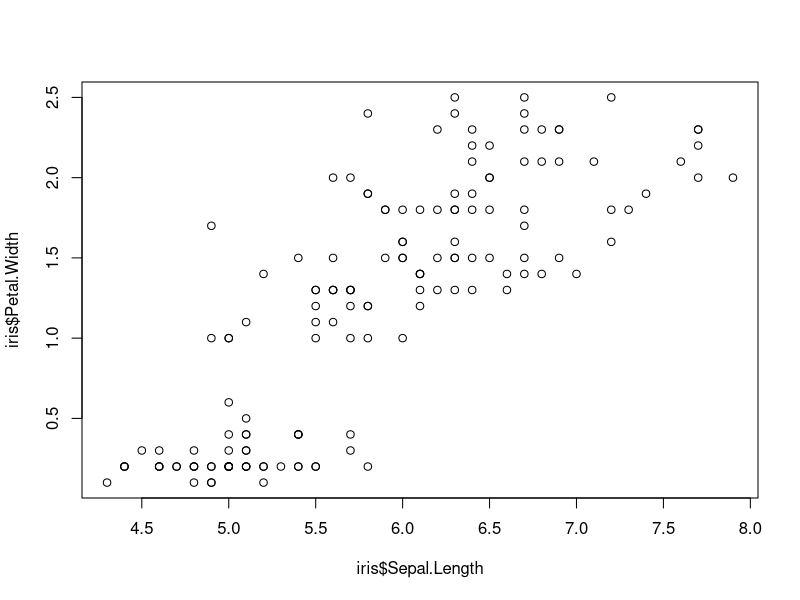
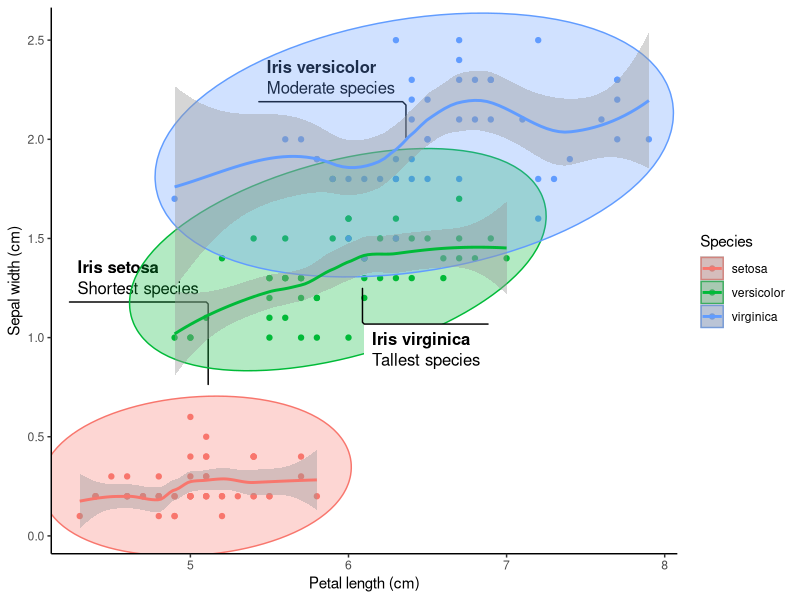
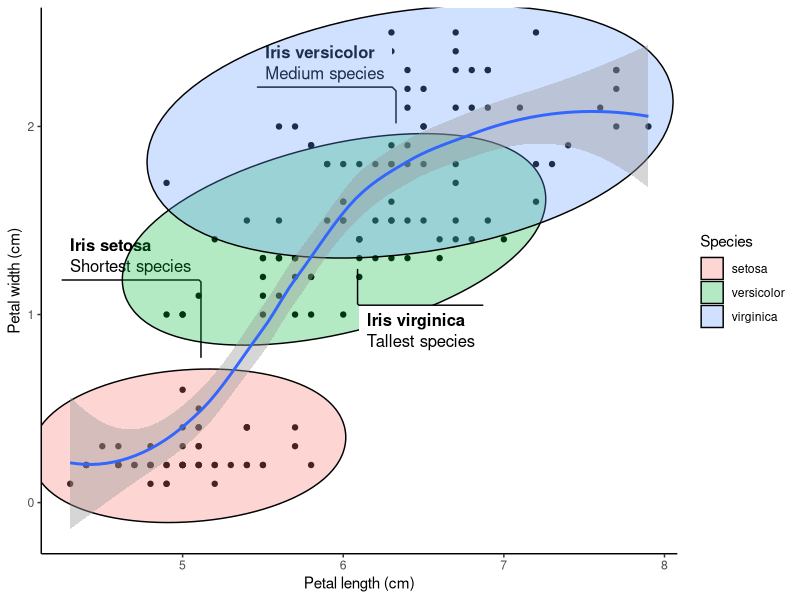
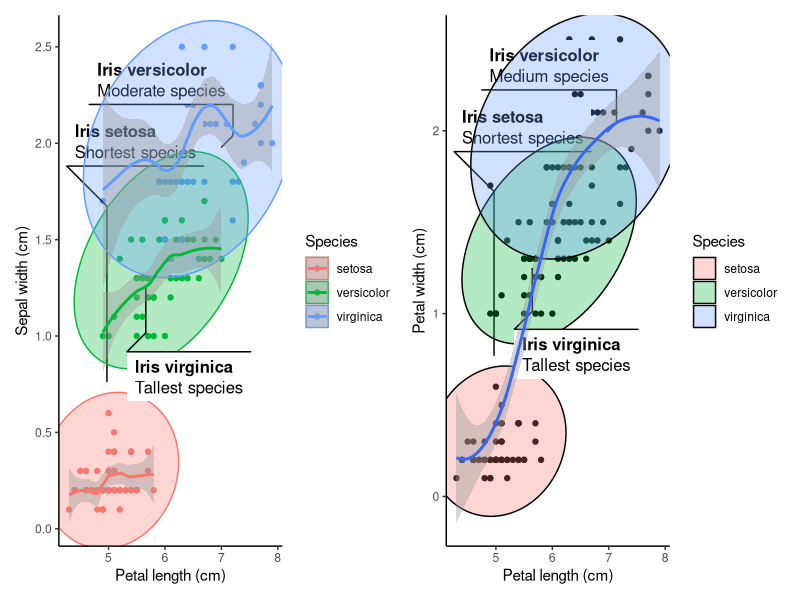
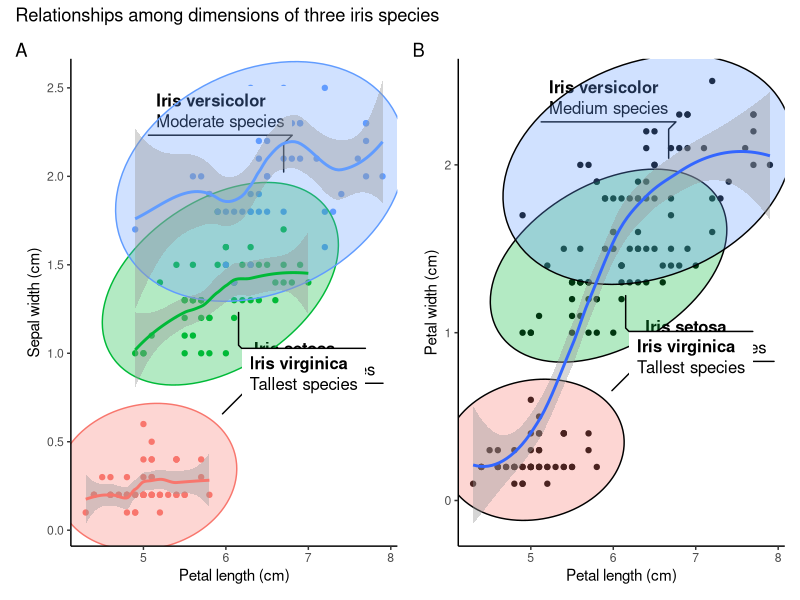
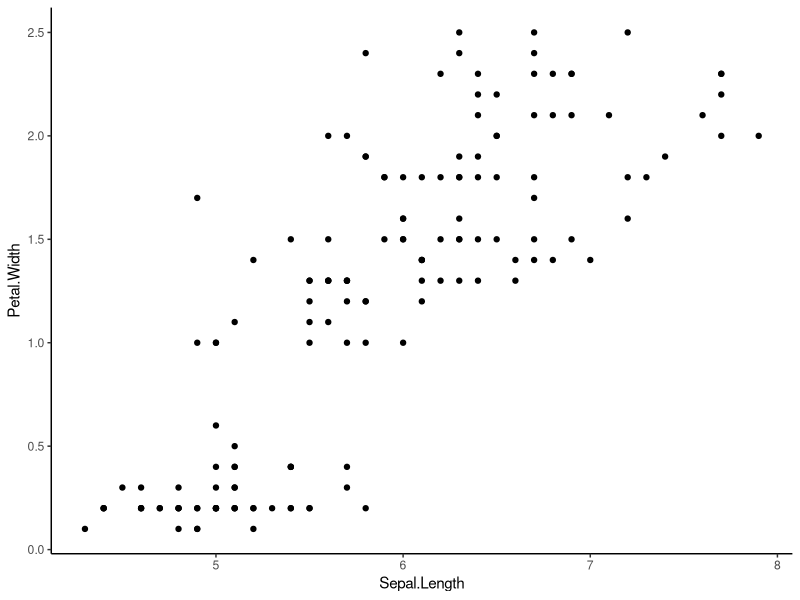
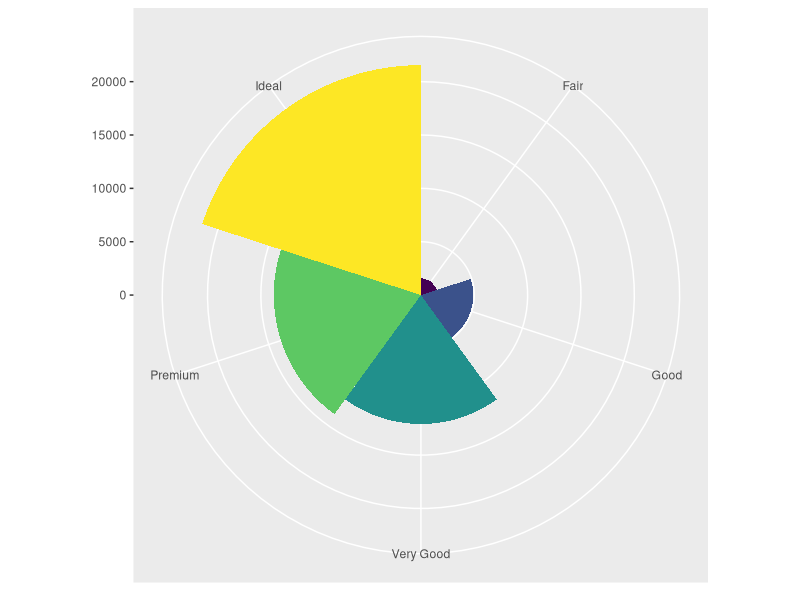
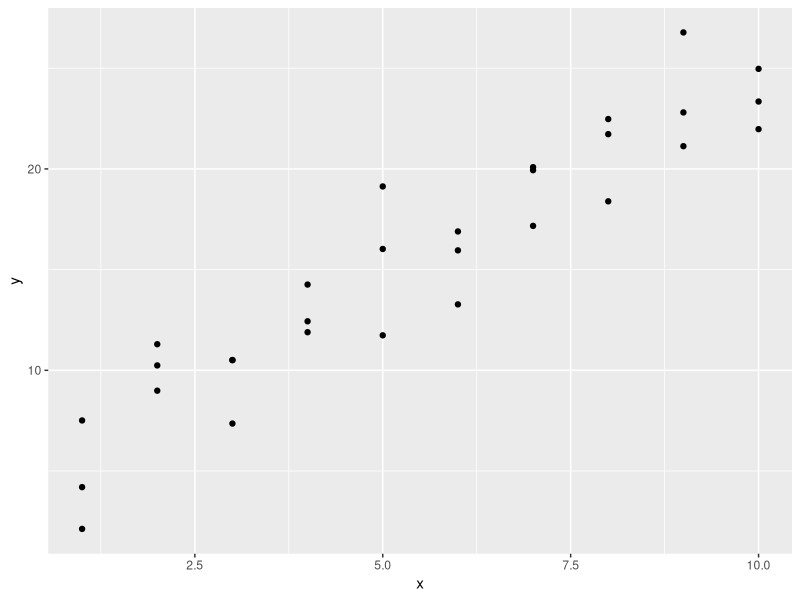

Source code (R) for these figures, in order:
# IRIS PLOT ----

# I will use three packages in this plotting exercise

# Install them in case you still don't have them already

# install.packages("patchwork")
# install.packages("ggforce")
# install.packages("ggplot2")

# Let me load the packages using library() function.

library(modelr)
library(patchwork)
library(ggforce)
library(ggplot2)
library(tidyverse)

str(iris) # Checking the structure of the dataset. Returned in Console.


plot(iris$Sepal.Length, iris$Petal.Width) # Basic plot within the R base.

# Creating the first plot of the iris data.

separate_smooth <- ggplot(data = iris,    # Specifying the data to be plotted.
       mapping = aes(x = Sepal.Length,    # Stating the axes data.
                     y = Petal.Width,
                     color = Species)) +  # Ensuring points are colored by spp.
  geom_point() +                          # Deciding the plotting geometry.
  labs(x = "Petal length (cm)",           # Specifying the axes labels.
       y = "Sepal width (cm)") +
  geom_mark_ellipse(aes(fill = Species,   # Adding ellipses for the spps.
                        filter = Species == "setosa",
                        label = "Iris setosa",
                        description = "Shortest species")) +
  geom_mark_ellipse(aes(fill = Species,
                        filter = Species == "versicolor",
                        label = "Iris versicolor",
                        description = "Moderate species")) +
  geom_mark_ellipse(aes(fill = Species,
                        filter = Species == "virginica",
                        label = "Iris virginica",
                        description = "Tallest species")) +
  theme_classic() +                      # Having publication ready background.
  geom_smooth() # Adding smooth line around 95% level on the plot.

separate_smooth # Generates the plot output of the dataset 

# In the above plot, having color within the aes() breakes the data into 
# species-wise groups. Meaning each species group will be smoothed separately.

uniform_smooth <- ggplot(data = iris,
                         mapping = aes(x = Sepal.Length,
                                       y = Petal.Width)) + # Note no color here.
  geom_point() +
  labs(x = "Petal length (cm)",
       y = "Petal width (cm)") +
  geom_mark_ellipse(aes(fill = Species,
                        filter = Species == "setosa",
                        label = "Iris setosa",
                        description = "Shortest species")) +
  geom_mark_ellipse(aes(fill = Species,
                        filter = Species == "versicolor",
                        label = "Iris versicolor",
                        description = "Medium species")) +
  geom_mark_ellipse(aes(fill = Species,
                        filter = Species == "virginica",
                        label = "Iris virginica",
                        description = "Tallest species")) +
  theme_classic() +
  geom_smooth()

uniform_smooth # This is looking cool!

# Avoiding the color parameter in the aes() ensures all species are considered
# together in the subsequent layers arguments. No grouping by species.

# Patchwork package allows for addition of two plots by their object names.
# The addition is so simple, just relying on the plus (+) operator.

combined_plots <- separate_smooth + uniform_smooth # Adding plots.

combined_plots # Even cooler than I thought!
# Now I want to give the plots title and tags or labels to identify them

combined_plots_labeled <- combined_plots +
  plot_annotation(
    title = "Relationships among dimensions of three iris species", # Title of both plots.
    tag_levels = "A" # Indicates that the plots will be labelled A, B, C etc.
  ) # This makes the first plot to be A and the next to be B. Checking on 
# documentation will help know more arguments in this function.

# Now I want to remove the legends since the species labels are visible

combined_plots_labeled_no_legend <- combined_plots_labeled &
  theme(legend.position = "none") # Removes legends from the plots. I do not 
# need the legends since the species are labeled in the plots.

combined_plots_labeled_no_legend # This will print out the final product.

# Showing that in ggplot2 we can use & instead of plus (+)
library(ggplot2)
attach(iris)

ggplot(data = iris, mapping = aes(x = Sepal.Length, y = Petal.Width)) +
  geom_point() +
  theme_classic()
head(iris)

# I think it has taken me a long time to know this.
# I used ggplot2:: so that I can be sure that the & is supported by ggplot2 and 
# not any other loaded packages such ggforce and patchwork.

ggplot(data = diamonds) +
  geom_bar(mapping = aes(x = cut, fill = cut), show.legend = FALSE, width = 1) +
  theme(aspect.ratio = 1) +
  labs(x = NULL, y = NULL) +
  coord_polar() # coord_flip() can also work well with the data depending on need.
  
# Cool/crazy plot with modelr package.

library(modelr)
options(na.action = na.warn)

ggplot(data = sim1, mapping = aes(x = x, y = y)) +
  geom_point() # There is some visible correlation between the variables

models <- tibble(
  a1 = runif(250, -20, 40),
  a2 = runif(250, -5, 5)
)

ggplot(data = sim1, mapping = aes(x = x, y =y)) +
  geom_abline(mapping = aes(intercept = a1, slope = a2),
              data = models, alpha = 1/4) +
  geom_point(col = 'purple', pch = 18, size = 5) +
  labs(x = 'The x-axis', y = 'The y-axis', title = 'Crazy model in deed') +
  theme_classic()
